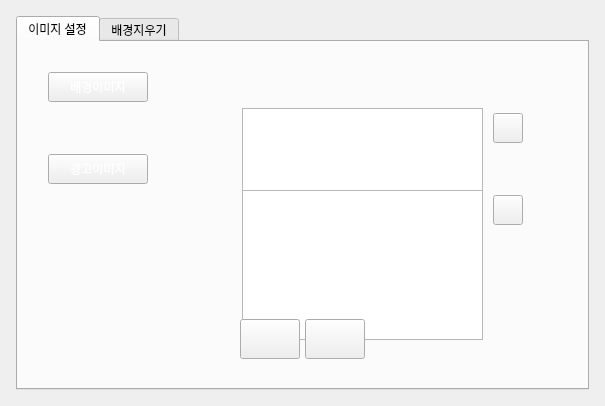
<?xml version="1.0" encoding="UTF-8"?>
<ui version="4.0">
 <class>SettingWidget</class>
 <widget class="QWidget" name="SettingWidget">
  <property name="geometry">
   <rect>
    <x>0</x>
    <y>0</y>
    <width>605</width>
    <height>406</height>
   </rect>
  </property>
  <property name="windowTitle">
   <string>Form</string>
  </property>
  <layout class="QVBoxLayout" name="verticalLayout_2">
   <item>
    <layout class="QVBoxLayout" name="verticalLayout">
     <property name="leftMargin">
      <number>5</number>
     </property>
     <property name="topMargin">
      <number>5</number>
     </property>
     <property name="rightMargin">
      <number>5</number>
     </property>
     <property name="bottomMargin">
      <number>5</number>
     </property>
     <item>
      <widget class="QTabWidget" name="ImageSettingTab">
       <property name="currentIndex">
        <number>0</number>
       </property>
       <widget class="QWidget" name="tab">
        <attribute name="title">
         <string>이미지 설정</string>
        </attribute>
        <layout class="QVBoxLayout" name="verticalLayout_6">
         <property name="leftMargin">
          <number>10</number>
         </property>
         <property name="topMargin">
          <number>10</number>
         </property>
         <property name="rightMargin">
          <number>10</number>
         </property>
         <property name="bottomMargin">
          <number>10</number>
         </property>
         <item>
          <widget class="QFrame" name="verticalFrame">
           <property name="minimumSize">
            <size>
             <width>0</width>
             <height>100</height>
            </size>
           </property>
           <layout class="QVBoxLayout" name="verticalLayout_7">
            <item>
             <widget class="QFrame" name="verticalFrame">
              <property name="minimumSize">
               <size>
                <width>0</width>
                <height>0</height>
               </size>
              </property>
              <property name="styleSheet">
               <string notr="true">border-image: url(:/res/images/modebackground.png);</string>
              </property>
              <layout class="QVBoxLayout" name="verticalLayout_4">
               <property name="spacing">
                <number>5</number>
               </property>
               <property name="leftMargin">
                <number>10</number>
               </property>
               <property name="topMargin">
                <number>10</number>
               </property>
               <property name="rightMargin">
                <number>10</number>
               </property>
               <property name="bottomMargin">
                <number>10</number>
               </property>
               <item>
                <widget class="QFrame" name="horizontalFrame">
                 <property name="minimumSize">
                  <size>
                   <width>0</width>
                   <height>0</height>
                  </size>
                 </property>
                 <layout class="QHBoxLayout" name="horizontalLayout_17">
                  <property name="spacing">
                   <number>5</number>
                  </property>
                  <property name="leftMargin">
                   <number>1</number>
                  </property>
                  <property name="topMargin">
                   <number>1</number>
                  </property>
                  <property name="rightMargin">
                   <number>1</number>
                  </property>
                  <property name="bottomMargin">
                   <number>1</number>
                  </property>
                  <item>
                   <widget class="QPushButton" name="pushButton">
                    <property name="minimumSize">
                     <size>
                      <width>100</width>
                      <height>30</height>
                     </size>
                    </property>
                    <property name="maximumSize">
                     <size>
                      <width>100</width>
                      <height>30</height>
                     </size>
                    </property>
                    <property name="styleSheet">
                     <string notr="true">border-image: url(:/res/images/textBack.png);
font: 75 9.5pt &quot;나눔고딕 ExtraBold&quot;;
color: rgb(255, 255, 255);</string>
                    </property>
                    <property name="text">
                     <string>배경이미지</string>
                    </property>
                   </widget>
                  </item>
                  <item>
                   <spacer name="horizontalSpacer_2">
                    <property name="orientation">
                     <enum>Qt::Horizontal</enum>
                    </property>
                    <property name="sizeHint" stdset="0">
                     <size>
                      <width>40</width>
                      <height>20</height>
                     </size>
                    </property>
                   </spacer>
                  </item>
                 </layout>
                </widget>
               </item>
               <item>
                <layout class="QHBoxLayout" name="horizontalLayout_7">
                 <property name="spacing">
                  <number>10</number>
                 </property>
                 <property name="leftMargin">
                  <number>5</number>
                 </property>
                 <property name="rightMargin">
                  <number>5</number>
                 </property>
                 <item>
                  <widget class="QFrame" name="frame">
                   <property name="styleSheet">
                    <string notr="true">border-image: url(:/res/images/imageUPline.png);
background-color: rgba(255, 255, 255, 0);</string>
                   </property>
                   <layout class="QVBoxLayout" name="verticalLayout_11">
                    <property name="spacing">
                     <number>0</number>
                    </property>
                    <property name="leftMargin">
                     <number>0</number>
                    </property>
                    <property name="topMargin">
                     <number>0</number>
                    </property>
                    <property name="rightMargin">
                     <number>0</number>
                    </property>
                    <property name="bottomMargin">
                     <number>0</number>
                    </property>
                    <item>
                     <widget class="QLabel" name="backgroundImgLb">
                      <property name="minimumSize">
                       <size>
                        <width>180</width>
                        <height>130</height>
                       </size>
                      </property>
                      <property name="styleSheet">
                       <string notr="true"/>
                      </property>
                      <property name="text">
                       <string/>
                      </property>
                     </widget>
                    </item>
                   </layout>
                  </widget>
                 </item>
                 <item>
                  <layout class="QHBoxLayout" name="horizontalLayout_9">
                   <item>
                    <widget class="QListView" name="backgroundImgList">
                     <property name="minimumSize">
                      <size>
                       <width>0</width>
                       <height>150</height>
                      </size>
                     </property>
                     <property name="maximumSize">
                      <size>
                       <width>16777215</width>
                       <height>150</height>
                      </size>
                     </property>
                     <property name="layoutDirection">
                      <enum>Qt::LeftToRight</enum>
                     </property>
                     <property name="styleSheet">
                      <string notr="true">border-image: url(:/res/images/imageListback.png);
font: 75 9.5pt &quot;나눔고딕 ExtraBold&quot;;</string>
                     </property>
                     <property name="textElideMode">
                      <enum>Qt::ElideMiddle</enum>
                     </property>
                    </widget>
                   </item>
                   <item>
                    <widget class="QPushButton" name="addBackgroudImgBtn">
                     <property name="minimumSize">
                      <size>
                       <width>30</width>
                       <height>30</height>
                      </size>
                     </property>
                     <property name="maximumSize">
                      <size>
                       <width>30</width>
                       <height>30</height>
                      </size>
                     </property>
                     <property name="styleSheet">
                      <string notr="true">QPushButton#addBackgroudImgBtn{
	border-image: url(:/res/images/addmusic_b.png);

}

QPushButton#addBackgroudImgBtn:hover{
	border-image: url(:/res/images/addmusic_p.png);
}

QPushButton#addBackgroudImgBtn:pressed {
}</string>
                     </property>
                     <property name="text">
                      <string/>
                     </property>
                    </widget>
                   </item>
                   <item>
                    <widget class="QLabel" name="backgroundP">
                     <property name="minimumSize">
                      <size>
                       <width>20</width>
                       <height>20</height>
                      </size>
                     </property>
                     <property name="maximumSize">
                      <size>
                       <width>20</width>
                       <height>20</height>
                      </size>
                     </property>
                     <property name="text">
                      <string/>
                     </property>
                    </widget>
                   </item>
                  </layout>
                 </item>
                </layout>
               </item>
               <item>
                <widget class="QFrame" name="horizontalFrame">
                 <property name="minimumSize">
                  <size>
                   <width>0</width>
                   <height>0</height>
                  </size>
                 </property>
                 <layout class="QHBoxLayout" name="horizontalLayout_3">
                  <property name="spacing">
                   <number>5</number>
                  </property>
                  <property name="leftMargin">
                   <number>1</number>
                  </property>
                  <property name="topMargin">
                   <number>1</number>
                  </property>
                  <property name="rightMargin">
                   <number>1</number>
                  </property>
                  <property name="bottomMargin">
                   <number>1</number>
                  </property>
                  <item>
                   <widget class="QPushButton" name="pushButton_2">
                    <property name="minimumSize">
                     <size>
                      <width>100</width>
                      <height>30</height>
                     </size>
                    </property>
                    <property name="maximumSize">
                     <size>
                      <width>100</width>
                      <height>30</height>
                     </size>
                    </property>
                    <property name="styleSheet">
                     <string notr="true">border-image: url(:/res/images/textBack.png);
font: 75 9.5pt &quot;나눔고딕 ExtraBold&quot;;
color: rgb(255, 255, 255);</string>
                    </property>
                    <property name="text">
                     <string>광고이미지</string>
                    </property>
                   </widget>
                  </item>
                  <item>
                   <spacer name="horizontalSpacer_3">
                    <property name="orientation">
                     <enum>Qt::Horizontal</enum>
                    </property>
                    <property name="sizeHint" stdset="0">
                     <size>
                      <width>40</width>
                      <height>20</height>
                     </size>
                    </property>
                   </spacer>
                  </item>
                 </layout>
                </widget>
               </item>
               <item>
                <layout class="QHBoxLayout" name="horizontalLayout_13">
                 <property name="spacing">
                  <number>10</number>
                 </property>
                 <property name="leftMargin">
                  <number>5</number>
                 </property>
                 <property name="rightMargin">
                  <number>5</number>
                 </property>
                 <item>
                  <widget class="QFrame" name="frame">
                   <property name="styleSheet">
                    <string notr="true">border-image: url(:/res/images/imageUPline.png);</string>
                   </property>
                   <layout class="QVBoxLayout" name="verticalLayout_15">
                    <property name="spacing">
                     <number>0</number>
                    </property>
                    <property name="leftMargin">
                     <number>0</number>
                    </property>
                    <property name="topMargin">
                     <number>0</number>
                    </property>
                    <property name="rightMargin">
                     <number>0</number>
                    </property>
                    <property name="bottomMargin">
                     <number>0</number>
                    </property>
                    <item>
                     <widget class="QLabel" name="adverImgLb">
                      <property name="minimumSize">
                       <size>
                        <width>180</width>
                        <height>130</height>
                       </size>
                      </property>
                      <property name="text">
                       <string/>
                      </property>
                     </widget>
                    </item>
                   </layout>
                  </widget>
                 </item>
                 <item>
                  <layout class="QHBoxLayout" name="horizontalLayout_14">
                   <item>
                    <widget class="QListView" name="adverImgList">
                     <property name="minimumSize">
                      <size>
                       <width>0</width>
                       <height>150</height>
                      </size>
                     </property>
                     <property name="maximumSize">
                      <size>
                       <width>16777215</width>
                       <height>150</height>
                      </size>
                     </property>
                     <property name="styleSheet">
                      <string notr="true">border-image: url(:/res/images/imageListback.png);
font: 75 9.5pt &quot;나눔고딕 ExtraBold&quot;;</string>
                     </property>
                    </widget>
                   </item>
                   <item>
                    <widget class="QPushButton" name="addAdverImgBtn">
                     <property name="minimumSize">
                      <size>
                       <width>30</width>
                       <height>30</height>
                      </size>
                     </property>
                     <property name="maximumSize">
                      <size>
                       <width>30</width>
                       <height>30</height>
                      </size>
                     </property>
                     <property name="styleSheet">
                      <string notr="true">QPushButton#addAdverImgBtn{
	border-image: url(:/res/images/addmusic_b.png);

}

QPushButton#addAdverImgBtn:hover{
	border-image: url(:/res/images/addmusic_p.png);
}

QPushButton#addAdverImgBtn:pressed {
}</string>
                     </property>
                     <property name="text">
                      <string/>
                     </property>
                    </widget>
                   </item>
                   <item>
                    <widget class="QLabel" name="adverP">
                     <property name="minimumSize">
                      <size>
                       <width>20</width>
                       <height>20</height>
                      </size>
                     </property>
                     <property name="maximumSize">
                      <size>
                       <width>20</width>
                       <height>20</height>
                      </size>
                     </property>
                     <property name="text">
                      <string/>
                     </property>
                    </widget>
                   </item>
                  </layout>
                 </item>
                </layout>
               </item>
               <item>
                <layout class="QVBoxLayout" name="verticalLayout_8">
                 <property name="bottomMargin">
                  <number>30</number>
                 </property>
                </layout>
               </item>
               <item>
                <widget class="QLabel" name="errLb">
                 <property name="styleSheet">
                  <string notr="true">font: 75 10pt &quot;나눔고딕 ExtraBold&quot;;
color: rgb(255, 0, 0);</string>
                 </property>
                 <property name="text">
                  <string/>
                 </property>
                 <property name="alignment">
                  <set>Qt::AlignCenter</set>
                 </property>
                </widget>
               </item>
               <item>
                <widget class="QFrame" name="verticalFrame">
                 <property name="minimumSize">
                  <size>
                   <width>0</width>
                   <height>30</height>
                  </size>
                 </property>
                 <property name="maximumSize">
                  <size>
                   <width>16777215</width>
                   <height>30</height>
                  </size>
                 </property>
                 <layout class="QVBoxLayout" name="verticalLayout_9"/>
                </widget>
               </item>
               <item>
                <layout class="QHBoxLayout" name="horizontalLayout_19">
                 <item>
                  <spacer name="horizontalSpacer_4">
                   <property name="orientation">
                    <enum>Qt::Horizontal</enum>
                   </property>
                   <property name="sizeHint" stdset="0">
                    <size>
                     <width>40</width>
                     <height>20</height>
                    </size>
                   </property>
                  </spacer>
                 </item>
                 <item>
                  <widget class="QPushButton" name="applySettingImgBtn">
                   <property name="minimumSize">
                    <size>
                     <width>60</width>
                     <height>40</height>
                    </size>
                   </property>
                   <property name="maximumSize">
                    <size>
                     <width>60</width>
                     <height>40</height>
                    </size>
                   </property>
                   <property name="styleSheet">
                    <string notr="true">QPushButton#applySettingImgBtn{
	border-image: url(:/res/images/nextBtn.png);
}

QPushButton#applySettingImgBtn:hover{
	border-image: url(:/res/images/nextBtn_o.png);
}

QPushButton#applySettingImgBtn:pressed {
}</string>
                   </property>
                   <property name="text">
                    <string/>
                   </property>
                  </widget>
                 </item>
                 <item>
                  <widget class="QPushButton" name="cancelMorImgBtn">
                   <property name="minimumSize">
                    <size>
                     <width>60</width>
                     <height>40</height>
                    </size>
                   </property>
                   <property name="maximumSize">
                    <size>
                     <width>60</width>
                     <height>40</height>
                    </size>
                   </property>
                   <property name="styleSheet">
                    <string notr="true">QPushButton#cancelMorImgBtn{
	border-image: url(:/res/images/cancelBtn.png);
}

QPushButton#cancelMorImgBtn:hover{
	border-image: url(:/res/images/cancelBtn_o.png);
}

QPushButton#cancelMorImgBtn:pressed {
}</string>
                   </property>
                   <property name="text">
                    <string/>
                   </property>
                  </widget>
                 </item>
                 <item>
                  <spacer name="horizontalSpacer">
                   <property name="orientation">
                    <enum>Qt::Horizontal</enum>
                   </property>
                   <property name="sizeHint" stdset="0">
                    <size>
                     <width>40</width>
                     <height>20</height>
                    </size>
                   </property>
                  </spacer>
                 </item>
                </layout>
               </item>
               <item>
                <spacer name="verticalSpacer_2">
                 <property name="orientation">
                  <enum>Qt::Vertical</enum>
                 </property>
                 <property name="sizeHint" stdset="0">
                  <size>
                   <width>20</width>
                   <height>40</height>
                  </size>
                 </property>
                </spacer>
               </item>
              </layout>
             </widget>
            </item>
           </layout>
          </widget>
         </item>
        </layout>
       </widget>
       <widget class="QWidget" name="tab_2">
        <attribute name="title">
         <string>배경지우기</string>
        </attribute>
        <layout class="QVBoxLayout" name="verticalLayout_5">
         <item>
          <widget class="QFrame" name="frame">
           <property name="styleSheet">
            <string notr="true">border-image: url(:/res/images/modebackground.png);</string>
           </property>
           <layout class="QVBoxLayout" name="verticalLayout_20">
            <property name="leftMargin">
             <number>10</number>
            </property>
            <property name="topMargin">
             <number>10</number>
            </property>
            <property name="rightMargin">
             <number>10</number>
            </property>
            <property name="bottomMargin">
             <number>10</number>
            </property>
            <item>
             <layout class="QHBoxLayout" name="horizontalLayout_21">
              <property name="leftMargin">
               <number>3</number>
              </property>
              <property name="topMargin">
               <number>3</number>
              </property>
              <property name="rightMargin">
               <number>3</number>
              </property>
              <property name="bottomMargin">
               <number>3</number>
              </property>
              <item>
               <widget class="QFrame" name="horizontalFrame">
                <property name="styleSheet">
                 <string notr="true"/>
                </property>
                <layout class="QHBoxLayout" name="horizontalLayout_2">
                 <property name="leftMargin">
                  <number>5</number>
                 </property>
                 <property name="rightMargin">
                  <number>5</number>
                 </property>
                 <item>
                  <widget class="QPushButton" name="pushButton_5">
                   <property name="minimumSize">
                    <size>
                     <width>60</width>
                     <height>30</height>
                    </size>
                   </property>
                   <property name="maximumSize">
                    <size>
                     <width>60</width>
                     <height>30</height>
                    </size>
                   </property>
                   <property name="styleSheet">
                    <string notr="true">border-image: url(:/res/images/textBack.png);
font: 75 9.5pt &quot;나눔고딕 ExtraBold&quot;;
color: rgb(255, 255, 255);</string>
                   </property>
                   <property name="text">
                    <string>MAX</string>
                   </property>
                  </widget>
                 </item>
                 <item>
                  <widget class="QLabel" name="colorLb">
                   <property name="minimumSize">
                    <size>
                     <width>30</width>
                     <height>30</height>
                    </size>
                   </property>
                   <property name="maximumSize">
                    <size>
                     <width>30</width>
                     <height>30</height>
                    </size>
                   </property>
                   <property name="text">
                    <string/>
                   </property>
                  </widget>
                 </item>
                 <item>
                  <widget class="QPushButton" name="pushButton_6">
                   <property name="minimumSize">
                    <size>
                     <width>60</width>
                     <height>30</height>
                    </size>
                   </property>
                   <property name="maximumSize">
                    <size>
                     <width>60</width>
                     <height>30</height>
                    </size>
                   </property>
                   <property name="styleSheet">
                    <string notr="true">border-image: url(:/res/images/textBack.png);
font: 75 9.5pt &quot;나눔고딕 ExtraBold&quot;;
color: rgb(255, 255, 255);</string>
                   </property>
                   <property name="text">
                    <string>MIN</string>
                   </property>
                  </widget>
                 </item>
                 <item>
                  <widget class="QLabel" name="colorLb_min">
                   <property name="minimumSize">
                    <size>
                     <width>30</width>
                     <height>30</height>
                    </size>
                   </property>
                   <property name="maximumSize">
                    <size>
                     <width>30</width>
                     <height>30</height>
                    </size>
                   </property>
                   <property name="text">
                    <string/>
                   </property>
                  </widget>
                 </item>
                </layout>
               </widget>
              </item>
              <item>
               <spacer name="horizontalSpacer_7">
                <property name="orientation">
                 <enum>Qt::Horizontal</enum>
                </property>
                <property name="sizeHint" stdset="0">
                 <size>
                  <width>40</width>
                  <height>20</height>
                 </size>
                </property>
               </spacer>
              </item>
              <item>
               <widget class="QPushButton" name="returnValueBtn">
                <property name="minimumSize">
                 <size>
                  <width>60</width>
                  <height>40</height>
                 </size>
                </property>
                <property name="maximumSize">
                 <size>
                  <width>60</width>
                  <height>40</height>
                 </size>
                </property>
                <property name="styleSheet">
                 <string notr="true">QPushButton#returnValueBtn{
	border-image: url(:/res/images/returnPro.png);

}

QPushButton#returnValueBtn:hover{
	border-image: url(:/res/images/returnPro_o.png);
}

QPushButton#returnValueBtn:pressed {
}</string>
                </property>
                <property name="text">
                 <string/>
                </property>
               </widget>
              </item>
              <item>
               <widget class="QPushButton" name="initValueBtn">
                <property name="minimumSize">
                 <size>
                  <width>60</width>
                  <height>40</height>
                 </size>
                </property>
                <property name="maximumSize">
                 <size>
                  <width>60</width>
                  <height>40</height>
                 </size>
                </property>
                <property name="styleSheet">
                 <string notr="true">QPushButton#initValueBtn{
	border-image: url(:/res/images/reset_pro.png);

}

QPushButton#initValueBtn:hover{
	border-image: url(:/res/images/reset_pro_o.png);
}

QPushButton#initValueBtn:pressed {
}</string>
                </property>
                <property name="text">
                 <string/>
                </property>
               </widget>
              </item>
             </layout>
            </item>
            <item>
             <layout class="QVBoxLayout" name="ImageProcessingViewLay"/>
            </item>
            <item>
             <layout class="QHBoxLayout" name="horizontalLayout_20">
              <item>
               <spacer name="horizontalSpacer_10">
                <property name="orientation">
                 <enum>Qt::Horizontal</enum>
                </property>
                <property name="sizeHint" stdset="0">
                 <size>
                  <width>40</width>
                  <height>20</height>
                 </size>
                </property>
               </spacer>
              </item>
              <item>
               <widget class="QFrame" name="verticalFrame">
                <property name="minimumSize">
                 <size>
                  <width>0</width>
                  <height>0</height>
                 </size>
                </property>
                <property name="styleSheet">
                 <string notr="true">border-image: url(:/res/images/modebackground.png);</string>
                </property>
                <layout class="QVBoxLayout" name="verticalLayout_3">
                 <property name="spacing">
                  <number>15</number>
                 </property>
                 <property name="leftMargin">
                  <number>5</number>
                 </property>
                 <property name="topMargin">
                  <number>5</number>
                 </property>
                 <property name="rightMargin">
                  <number>5</number>
                 </property>
                 <property name="bottomMargin">
                  <number>5</number>
                 </property>
                 <item>
                  <widget class="QFrame" name="horizontalFrame">
                   <layout class="QHBoxLayout" name="horizontalLayout">
                    <property name="spacing">
                     <number>10</number>
                    </property>
                    <item>
                     <spacer name="horizontalSpacer_6">
                      <property name="orientation">
                       <enum>Qt::Horizontal</enum>
                      </property>
                      <property name="sizeHint" stdset="0">
                       <size>
                        <width>40</width>
                        <height>20</height>
                       </size>
                      </property>
                     </spacer>
                    </item>
                    <item>
                     <widget class="QPushButton" name="pushButton_3">
                      <property name="minimumSize">
                       <size>
                        <width>140</width>
                        <height>30</height>
                       </size>
                      </property>
                      <property name="maximumSize">
                       <size>
                        <width>14</width>
                        <height>30</height>
                       </size>
                      </property>
                      <property name="styleSheet">
                       <string notr="true">border-image: url(:/res/images/textBack.png);
font: 75 9.5pt &quot;나눔고딕 ExtraBold&quot;;
color: rgb(255, 255, 255);</string>
                      </property>
                      <property name="text">
                       <string>배경 지우개 크기</string>
                      </property>
                     </widget>
                    </item>
                    <item>
                     <widget class="QSpinBox" name="maskSize">
                      <property name="minimumSize">
                       <size>
                        <width>50</width>
                        <height>30</height>
                       </size>
                      </property>
                      <property name="maximumSize">
                       <size>
                        <width>50</width>
                        <height>30</height>
                       </size>
                      </property>
                      <property name="styleSheet">
                       <string notr="true">border-image: url(:/res/images/context.png);
font: 75 10pt &quot;나눔고딕 ExtraBold&quot;;
color: rgb(0, 0, 0);</string>
                      </property>
                     </widget>
                    </item>
                    <item>
                     <spacer name="horizontalSpacer_5">
                      <property name="orientation">
                       <enum>Qt::Horizontal</enum>
                      </property>
                      <property name="sizeHint" stdset="0">
                       <size>
                        <width>40</width>
                        <height>20</height>
                       </size>
                      </property>
                     </spacer>
                    </item>
                   </layout>
                  </widget>
                 </item>
                </layout>
               </widget>
              </item>
              <item>
               <spacer name="horizontalSpacer_11">
                <property name="orientation">
                 <enum>Qt::Horizontal</enum>
                </property>
                <property name="sizeHint" stdset="0">
                 <size>
                  <width>40</width>
                  <height>20</height>
                 </size>
                </property>
               </spacer>
              </item>
             </layout>
            </item>
            <item>
             <layout class="QHBoxLayout" name="horizontalLayout_25">
              <item>
               <spacer name="horizontalSpacer_8">
                <property name="orientation">
                 <enum>Qt::Horizontal</enum>
                </property>
                <property name="sizeHint" stdset="0">
                 <size>
                  <width>40</width>
                  <height>20</height>
                 </size>
                </property>
               </spacer>
              </item>
              <item>
               <widget class="QPushButton" name="applyMorpology">
                <property name="minimumSize">
                 <size>
                  <width>60</width>
                  <height>40</height>
                 </size>
                </property>
                <property name="maximumSize">
                 <size>
                  <width>60</width>
                  <height>40</height>
                 </size>
                </property>
                <property name="styleSheet">
                 <string notr="true">QPushButton#applyMorpology{
	border-image: url(:/res/images/applyset.png);

}

QPushButton#applyMorpology:hover{
	border-image: url(:/res/images/applyset_o.png);
}

QPushButton#applyMorpology:pressed {
}</string>
                </property>
                <property name="text">
                 <string/>
                </property>
               </widget>
              </item>
              <item>
               <widget class="QPushButton" name="cancelMorBtn">
                <property name="minimumSize">
                 <size>
                  <width>60</width>
                  <height>40</height>
                 </size>
                </property>
                <property name="maximumSize">
                 <size>
                  <width>60</width>
                  <height>40</height>
                 </size>
                </property>
                <property name="styleSheet">
                 <string notr="true">QPushButton#cancelMorBtn{
	border-image: url(:/res/images/setCan.png);

}

QPushButton#cancelMorBtn:hover{
	border-image: url(:/res/images/setCan_o.png);
}

QPushButton#cancelMorBtn:pressed {
}</string>
                </property>
                <property name="text">
                 <string/>
                </property>
               </widget>
              </item>
              <item>
               <spacer name="horizontalSpacer_12">
                <property name="orientation">
                 <enum>Qt::Horizontal</enum>
                </property>
                <property name="sizeHint" stdset="0">
                 <size>
                  <width>40</width>
                  <height>20</height>
                 </size>
                </property>
               </spacer>
              </item>
             </layout>
            </item>
            <item>
             <spacer name="verticalSpacer">
              <property name="orientation">
               <enum>Qt::Vertical</enum>
              </property>
              <property name="sizeHint" stdset="0">
               <size>
                <width>20</width>
                <height>40</height>
               </size>
              </property>
             </spacer>
            </item>
           </layout>
          </widget>
         </item>
        </layout>
       </widget>
      </widget>
     </item>
    </layout>
   </item>
  </layout>
 </widget>
 <resources/>
 <connections/>
</ui>
